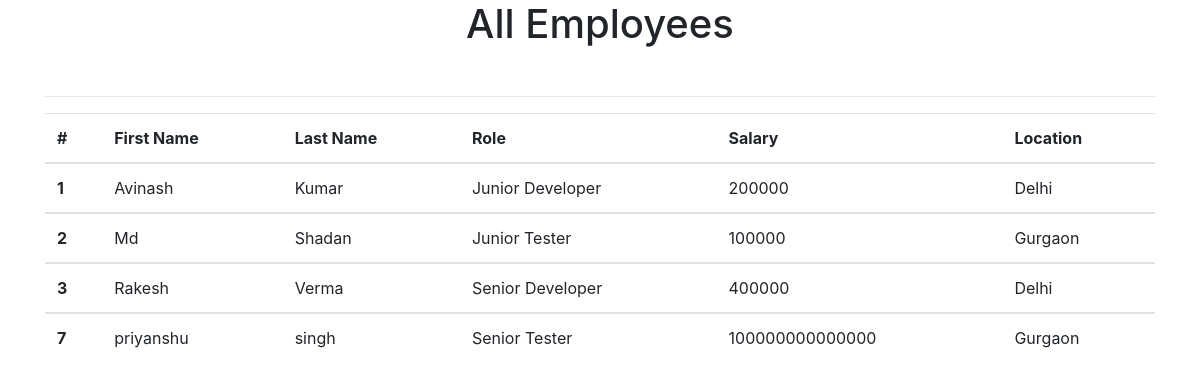
Page /view_all on the committed database.
### emp_app/models.py (models this page shows, shortened)
class Employee(models.Model):
    first_name=models.CharField(max_length=100,null=False)
    last_name=models.CharField(max_length=100)
    dept=models.ForeignKey(Department, on_delete=models.CASCADE)
    salary=models.IntegerField(default=0)
    bonus=models.IntegerField(default=0)
    role=models.ForeignKey(Role, on_delete=models.CASCADE)
    phone=models.IntegerField(default=0)
    hire_date=models.DateField()

class Role(models.Model):
    name=models.CharField(max_length=100,null=False)

class Department(models.Model):
    name = models.CharField(max_length=100, null=False)
    location=models.CharField(max_length=100)

### emp_app/views.py (the view)
# urls.py: path('view_all',views.view_all, name='view_all'),
def view_all(request):
    emps=Employee.objects.all()
    context = {
        'emps':emps
    }
    return render(request,'view_all.html',context)

### emp_app/templates/view_all.html (shortened to what this page needs)
<!doctype html>
<html lang="en">
  <head>
    <link rel="stylesheet" href="https://cdn.jsdelivr.net/npm/bootstrap@4.3.1/dist/css/bootstrap.min.css">
  </head>
  <body>
    <div class="container">
        <h1 class="text-center">All Employees</h1>
        <br>
        <hr>
        <table class="table">
            <thead>
              <tr>
                <th scope="col">#</th>
                <th scope="col">First Name</th>
                <th scope="col">Last Name</th>
                <th scope="col">Role</th>
                <th scope="col">Salary</th>
                <th scope="col">Location</th>
              </tr>
            </thead>
            {%for emp in emps%}
            <tbody>
              <tr>
                <th scope="row">{{emp.id}}</th>
                <td>{{emp.first_name}}</td>
                <td>{{emp.last_name}}</td>
                <td>{{emp.role.name}}</td>
                <td>{{emp.salary}}</td>
                <td>{{emp.dept.location}}</td>
              </tr>
            </tbody>
            {% endfor %}
          </table>
    </div>
  </body>
</html>

### rows in the picture
Employee: id "1", first_name "Avinash", last_name "Kumar", role.name "Junior Developer", salary "200000", dept.location "Delhi"
Employee: id "2", first_name "Md", last_name "Shadan", role.name "Junior Tester", salary "100000", dept.location "Gurgaon"
Employee: id "3", first_name "Rakesh", last_name "Verma", role.name "Senior Developer", salary "400000", dept.location "Delhi"
Employee: id "7", first_name "priyanshu", last_name "singh", role.name "Senior Tester", salary "100000000000000", dept.location "Gurgaon"
